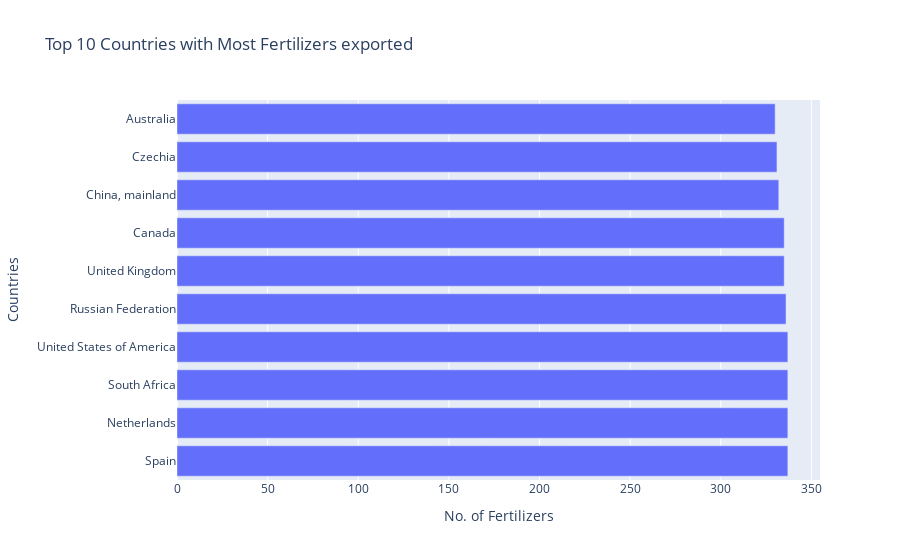

Notebook source saved alongside this figure:
### Markdown cell above
### Top 10 Countries - Export

### Code cell
df_exp = df[df["element"] == "Export Quantity"]

df_exp = df_exp.area.value_counts().head(10).reset_index()
df_exp = df_exp.rename(columns = {'index':'Countries','area':'No. of Fertilizers'})
fig = px.bar(df_exp, x = 'No. of Fertilizers', y= 'Countries', orientation='h', title = 'Top 10 Countries with Most Fertilizers exported')
fig.show()

### Figure 1 — Plotly figure (JSON) as saved in the notebook; plotly's stock layout.template omitted (floating-point values rounded to 4 significant figures)
{"data": [{"alignmentgroup": "True", "hovertemplate": "No. of Fertilizers=%{x}<br>Countries=%{y}<extra></extra>", "legendgroup": "", "marker": {"color": "#636efa"}, "name": "", "offsetgroup": "", "orientation": "h", "showlegend": false, "textposition": "auto", "type": "bar", "x": [337, 337, 337, 337, 336, 335, 335, 332, 331, 330], "xaxis": "x", "y": ["Spain", "Netherlands", "South Africa", "United States of America", "Russian Federation", "United Kingdom", "Canada", "China, mainland", "Czechia", "Australia"], "yaxis": "y"}], "layout": {"barmode": "relative", "legend": {"tracegroupgap": 0}, "title": {"text": "Top 10 Countries with Most Fertilizers exported"}, "xaxis": {"anchor": "y", "domain": [0, 1], "title": {"text": "No. of Fertilizers"}}, "yaxis": {"anchor": "x", "domain": [0, 1], "title": {"text": "Countries"}}}}
